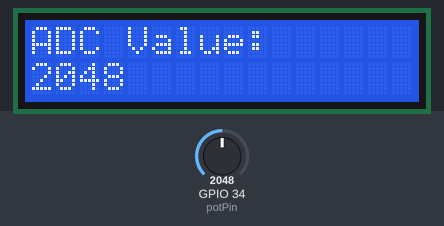
The sketch below on a simulated ESP32. Parts: 16×2 character LCD. The test bench sets the inputs (shaded band); at power-on: GPIO 34 (potPin) = 2048. What the sketch prints to the serial monitor is not drawn.

Above: at 2.2 s.
2.3 s: GPIO 34 (potPin) set to 2866
At 3.7 s:
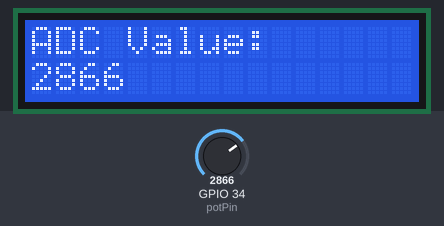
5.6 s: GPIO 34 (potPin) set to 3603
At 6.8 s:
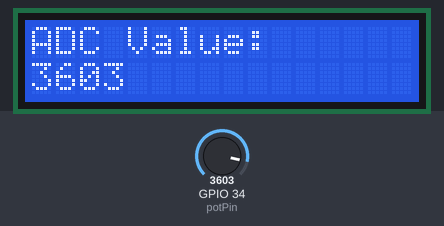
8.6 s: GPIO 34 (potPin) set to 4095
At 10.0 s:
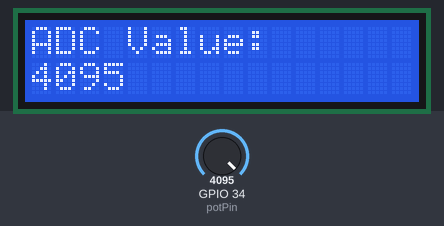
Timing chart, 0 to 11.6 s (numbered marks = the images above; inputs shaded):
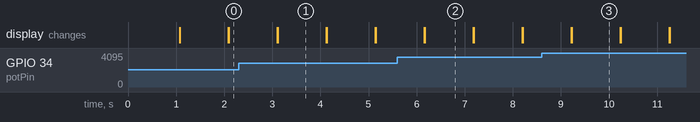

Measured:
- after the input at 2.3 s, the display: first differs from a run without the input after 0.82 s (image 1)
- after the input at 5.6 s, the display: first differs from a run without the input after 0.57 s (image 2)
- after the input at 8.6 s, the display: first differs from a run without the input after 0.63 s (image 3)
- what the display in image 1 shows lasts 1.0 s, from 3.1 s to 4.1 s

The sketch:

ESP32-I2C-LCD-ADC.ino
```cpp
#include <LiquidCrystal_I2C.h>
// set the LCD number of columns and rows
int lcdColumns = 16;
int lcdRows = 2;
// Potentiometer is connected to GPIO 34 (Analog ADC1_CH6)
const int potPin = 34;
// variable for storing the potentiometer value
int potValue = 0;
// set LCD address, number of columns and rows
// if you don't know your display address, run an I2C scanner sketch
//define sound speed in cm/uS
LiquidCrystal_I2C lcd(0x27, lcdColumns, lcdRows);
void setup(){
  // initialize LCD
  lcd.init();
  // turn on LCD backlight
  lcd.backlight();
  Serial.begin(115200); // Starts the serial communication
   delay(1000);
}
void loop(){
  potValue = analogRead(potPin);
  Serial.print("ADC Value :");
  Serial.println(potValue);
  // set cursor to first column, first row
  lcd.setCursor(0, 0);
  // print message
  lcd.print("ADC Value: ");
  lcd.setCursor(0,1);
  lcd.print(potValue);
  lcd.print("");
  delay(1000);
  lcd.clear();
}
```
